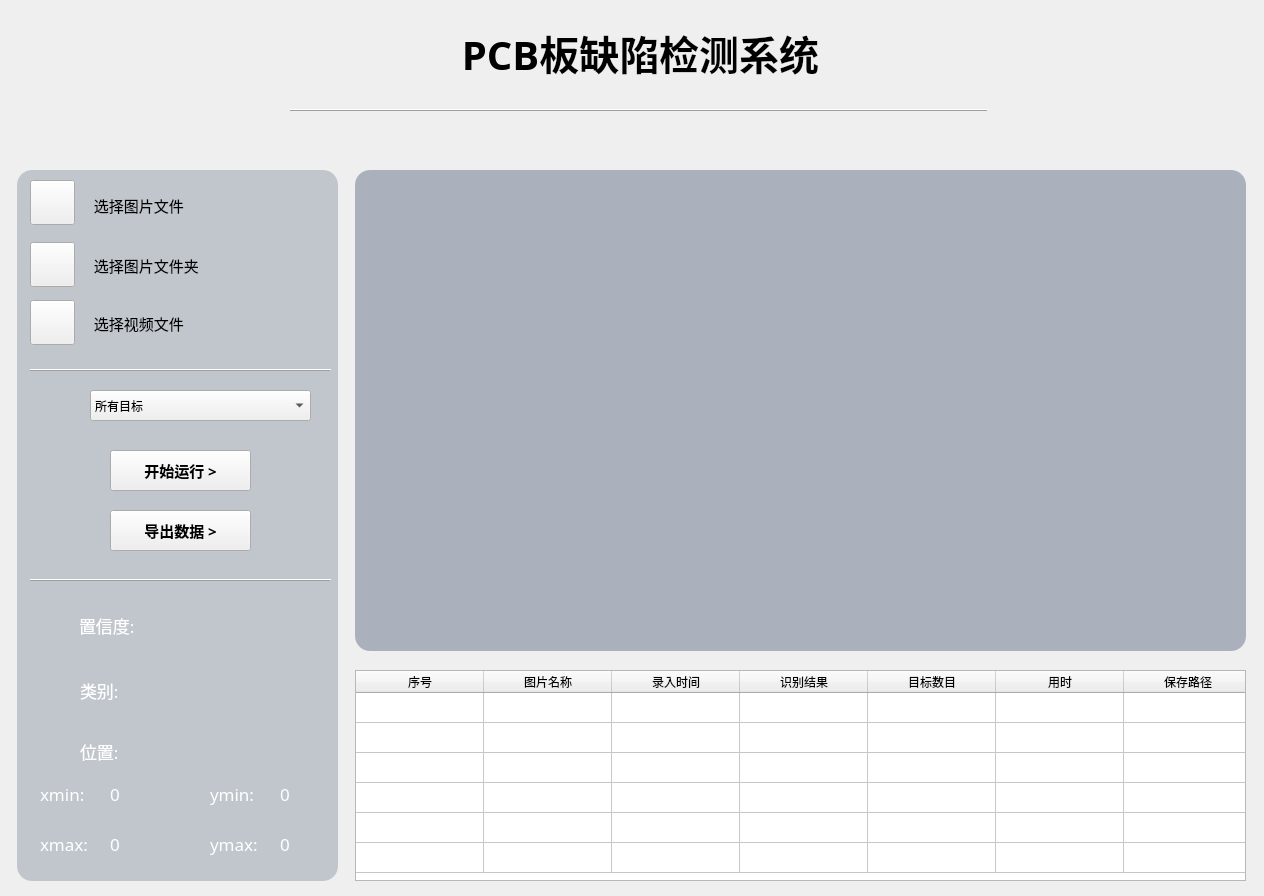
<?xml version="1.0" encoding="UTF-8"?>
<ui version="4.0">
 <class>MainWindow</class>
 <widget class="QMainWindow" name="MainWindow">
  <property name="windowModality">
   <enum>Qt::NonModal</enum>
  </property>
  <property name="enabled">
   <bool>true</bool>
  </property>
  <property name="geometry">
   <rect>
    <x>0</x>
    <y>0</y>
    <width>1264</width>
    <height>896</height>
   </rect>
  </property>
  <property name="minimumSize">
   <size>
    <width>1264</width>
    <height>896</height>
   </size>
  </property>
  <property name="maximumSize">
   <size>
    <width>1264</width>
    <height>896</height>
   </size>
  </property>
  <property name="font">
   <font>
    <family>仿宋</family>
   </font>
  </property>
  <property name="contextMenuPolicy">
   <enum>Qt::DefaultContextMenu</enum>
  </property>
  <property name="windowTitle">
   <string>基于深度学习的PCB板缺陷检测系统</string>
  </property>
  <property name="windowIcon">
   <iconset>
    <normaloff>icon/app.png</normaloff>icon/app.png</iconset>
  </property>
  <property name="autoFillBackground">
   <bool>false</bool>
  </property>
  <property name="styleSheet">
   <string notr="true">#centralwidget {background-image: url(&quot;D:/lg/BaiduSyncdisk/project/person_code/project_self/10_PCB_detect/code_yolov5/icon/background.jpg&quot;);}

</string>
  </property>
  <property name="locale">
   <locale language="Chinese" country="China"/>
  </property>
  <property name="setWindowFlags" stdset="0">
   <string>QtCore.Qt.FramelessWindowHint</string>
  </property>
  <property name="setAttribute" stdset="0">
   <string>QtCore.Qt.WA_TranslucentBackground</string>
  </property>
  <widget class="QWidget" name="centralwidget">
   <property name="font">
    <font>
     <family>黑体</family>
    </font>
   </property>
   <widget class="QLabel" name="label_title">
    <property name="geometry">
     <rect>
      <x>310</x>
      <y>22</y>
      <width>661</width>
      <height>61</height>
     </rect>
    </property>
    <property name="minimumSize">
     <size>
      <width>0</width>
      <height>0</height>
     </size>
    </property>
    <property name="maximumSize">
     <size>
      <width>10000</width>
      <height>10000</height>
     </size>
    </property>
    <property name="font">
     <font>
      <family>微软雅黑</family>
      <pointsize>30</pointsize>
      <weight>75</weight>
      <italic>false</italic>
      <bold>true</bold>
     </font>
    </property>
    <property name="styleSheet">
     <string notr="true">color: rgb(0,0,0);</string>
    </property>
    <property name="locale">
     <locale language="English" country="UnitedStates"/>
    </property>
    <property name="text">
     <string>PCB板缺陷检测系统</string>
    </property>
    <property name="alignment">
     <set>Qt::AlignCenter</set>
    </property>
   </widget>
   <widget class="QFrame" name="frame">
    <property name="geometry">
     <rect>
      <x>290</x>
      <y>100</y>
      <width>698</width>
      <height>20</height>
     </rect>
    </property>
    <property name="font">
     <font>
      <pointsize>9</pointsize>
     </font>
    </property>
    <property name="acceptDrops">
     <bool>true</bool>
    </property>
    <property name="toolTipDuration">
     <number>-2</number>
    </property>
    <property name="frameShape">
     <enum>QFrame::HLine</enum>
    </property>
    <property name="frameShadow">
     <enum>QFrame::Raised</enum>
    </property>
    <property name="lineWidth">
     <number>1</number>
    </property>
   </widget>
   <widget class="QLabel" name="label_img">
    <property name="geometry">
     <rect>
      <x>355</x>
      <y>170</y>
      <width>891</width>
      <height>481</height>
     </rect>
    </property>
    <property name="styleSheet">
     <string notr="true">background-color: rgba(122, 135, 154, 150);
border-radius: 15px;
</string>
    </property>
    <property name="text">
     <string/>
    </property>
    <property name="alignment">
     <set>Qt::AlignCenter</set>
    </property>
    <property name="wordWrap">
     <bool>false</bool>
    </property>
    <property name="margin">
     <number>0</number>
    </property>
    <property name="indent">
     <number>-1</number>
    </property>
    <property name="openExternalLinks">
     <bool>false</bool>
    </property>
   </widget>
   <widget class="QLabel" name="label_9">
    <property name="geometry">
     <rect>
      <x>80</x>
      <y>736</y>
      <width>111</width>
      <height>31</height>
     </rect>
    </property>
    <property name="font">
     <font>
      <family>黑体</family>
      <pointsize>13</pointsize>
     </font>
    </property>
    <property name="styleSheet">
     <string notr="true">color: rgb(255, 255, 255);</string>
    </property>
    <property name="text">
     <string>位置:</string>
    </property>
   </widget>
   <widget class="QLabel" name="label_xmin">
    <property name="geometry">
     <rect>
      <x>40</x>
      <y>780</y>
      <width>71</width>
      <height>27</height>
     </rect>
    </property>
    <property name="font">
     <font>
      <family>黑体</family>
      <pointsize>13</pointsize>
     </font>
    </property>
    <property name="styleSheet">
     <string notr="true">color: rgb(255, 255, 255);</string>
    </property>
    <property name="text">
     <string>xmin: </string>
    </property>
   </widget>
   <widget class="QLabel" name="label_19">
    <property name="geometry">
     <rect>
      <x>210</x>
      <y>780</y>
      <width>71</width>
      <height>27</height>
     </rect>
    </property>
    <property name="font">
     <font>
      <family>黑体</family>
      <pointsize>13</pointsize>
     </font>
    </property>
    <property name="styleSheet">
     <string notr="true">color: rgb(255, 255, 255);</string>
    </property>
    <property name="text">
     <string>ymin:</string>
    </property>
   </widget>
   <widget class="QLabel" name="label_20">
    <property name="geometry">
     <rect>
      <x>40</x>
      <y>830</y>
      <width>71</width>
      <height>27</height>
     </rect>
    </property>
    <property name="font">
     <font>
      <family>黑体</family>
      <pointsize>13</pointsize>
     </font>
    </property>
    <property name="styleSheet">
     <string notr="true">color: rgb(255, 255, 255);</string>
    </property>
    <property name="text">
     <string>xmax:</string>
    </property>
   </widget>
   <widget class="QLabel" name="label_21">
    <property name="geometry">
     <rect>
      <x>210</x>
      <y>830</y>
      <width>71</width>
      <height>27</height>
     </rect>
    </property>
    <property name="font">
     <font>
      <family>黑体</family>
      <pointsize>13</pointsize>
     </font>
    </property>
    <property name="styleSheet">
     <string notr="true">color: rgb(255, 255, 255);</string>
    </property>
    <property name="text">
     <string>ymax:</string>
    </property>
   </widget>
   <widget class="QLabel" name="label_23">
    <property name="geometry">
     <rect>
      <x>250</x>
      <y>197</y>
      <width>50</width>
      <height>27</height>
     </rect>
    </property>
    <property name="text">
     <string/>
    </property>
    <property name="pixmap">
     <pixmap>icon2/mubiaojiance.png</pixmap>
    </property>
    <property name="alignment">
     <set>Qt::AlignCenter</set>
    </property>
   </widget>
   <widget class="QLabel" name="label_24">
    <property name="geometry">
     <rect>
      <x>260</x>
      <y>240</y>
      <width>30</width>
      <height>30</height>
     </rect>
    </property>
    <property name="text">
     <string/>
    </property>
    <property name="pixmap">
     <pixmap>icon2/mubiaogenzong.png</pixmap>
    </property>
    <property name="alignment">
     <set>Qt::AlignCenter</set>
    </property>
   </widget>
   <widget class="QFrame" name="frame_3">
    <property name="geometry">
     <rect>
      <x>30</x>
      <y>360</y>
      <width>301</width>
      <height>20</height>
     </rect>
    </property>
    <property name="font">
     <font>
      <pointsize>9</pointsize>
     </font>
    </property>
    <property name="frameShape">
     <enum>QFrame::HLine</enum>
    </property>
    <property name="frameShadow">
     <enum>QFrame::Raised</enum>
    </property>
    <property name="lineWidth">
     <number>1</number>
    </property>
   </widget>
   <widget class="QFrame" name="frame_6">
    <property name="geometry">
     <rect>
      <x>30</x>
      <y>570</y>
      <width>301</width>
      <height>20</height>
     </rect>
    </property>
    <property name="font">
     <font>
      <pointsize>2</pointsize>
     </font>
    </property>
    <property name="frameShape">
     <enum>QFrame::HLine</enum>
    </property>
    <property name="frameShadow">
     <enum>QFrame::Raised</enum>
    </property>
    <property name="lineWidth">
     <number>1</number>
    </property>
    <property name="midLineWidth">
     <number>0</number>
    </property>
   </widget>
   <widget class="QLabel" name="label_25">
    <property name="geometry">
     <rect>
      <x>40</x>
      <y>395</y>
      <width>30</width>
      <height>30</height>
     </rect>
    </property>
    <property name="text">
     <string/>
    </property>
    <property name="alignment">
     <set>Qt::AlignCenter</set>
    </property>
   </widget>
   <widget class="QComboBox" name="comboBox">
    <property name="geometry">
     <rect>
      <x>90</x>
      <y>390</y>
      <width>221</width>
      <height>31</height>
     </rect>
    </property>
    <item>
     <property name="text">
      <string>所有目标</string>
     </property>
    </item>
   </widget>
   <widget class="QPushButton" name="pushButton_start">
    <property name="geometry">
     <rect>
      <x>110</x>
      <y>450</y>
      <width>141</width>
      <height>41</height>
     </rect>
    </property>
    <property name="font">
     <font>
      <family>黑体</family>
      <pointsize>11</pointsize>
      <weight>75</weight>
      <bold>true</bold>
     </font>
    </property>
    <property name="text">
     <string>开始运行 &gt;</string>
    </property>
   </widget>
   <widget class="QLabel" name="label_xmin_v">
    <property name="geometry">
     <rect>
      <x>110</x>
      <y>780</y>
      <width>51</width>
      <height>27</height>
     </rect>
    </property>
    <property name="font">
     <font>
      <family>黑体</family>
      <pointsize>13</pointsize>
     </font>
    </property>
    <property name="styleSheet">
     <string notr="true">color: rgb(255, 255, 255);</string>
    </property>
    <property name="locale">
     <locale language="English" country="UnitedStates"/>
    </property>
    <property name="text">
     <string>0</string>
    </property>
   </widget>
   <widget class="QLabel" name="label_xmax_v">
    <property name="geometry">
     <rect>
      <x>110</x>
      <y>830</y>
      <width>51</width>
      <height>27</height>
     </rect>
    </property>
    <property name="font">
     <font>
      <family>黑体</family>
      <pointsize>13</pointsize>
     </font>
    </property>
    <property name="styleSheet">
     <string notr="true">color: rgb(255, 255, 255);</string>
    </property>
    <property name="locale">
     <locale language="English" country="UnitedStates"/>
    </property>
    <property name="text">
     <string>0</string>
    </property>
   </widget>
   <widget class="QLabel" name="label_ymin_v">
    <property name="geometry">
     <rect>
      <x>280</x>
      <y>780</y>
      <width>51</width>
      <height>27</height>
     </rect>
    </property>
    <property name="font">
     <font>
      <family>黑体</family>
      <pointsize>13</pointsize>
     </font>
    </property>
    <property name="styleSheet">
     <string notr="true">color: rgb(255, 255, 255);</string>
    </property>
    <property name="locale">
     <locale language="English" country="UnitedStates"/>
    </property>
    <property name="text">
     <string>0</string>
    </property>
   </widget>
   <widget class="QLabel" name="label_ymax_v">
    <property name="geometry">
     <rect>
      <x>280</x>
      <y>830</y>
      <width>51</width>
      <height>27</height>
     </rect>
    </property>
    <property name="font">
     <font>
      <family>黑体</family>
      <pointsize>13</pointsize>
     </font>
    </property>
    <property name="styleSheet">
     <string notr="true">color: rgb(255, 255, 255);</string>
    </property>
    <property name="locale">
     <locale language="English" country="UnitedStates"/>
    </property>
    <property name="text">
     <string>0</string>
    </property>
   </widget>
   <widget class="QLabel" name="label_score">
    <property name="geometry">
     <rect>
      <x>190</x>
      <y>610</y>
      <width>131</width>
      <height>31</height>
     </rect>
    </property>
    <property name="font">
     <font>
      <family>黑体</family>
      <pointsize>13</pointsize>
     </font>
    </property>
    <property name="styleSheet">
     <string notr="true">color: rgb(255, 255, 255);</string>
    </property>
    <property name="locale">
     <locale language="English" country="UnitedStates"/>
    </property>
    <property name="text">
     <string/>
    </property>
   </widget>
   <widget class="QLabel" name="label_classes">
    <property name="geometry">
     <rect>
      <x>800</x>
      <y>690</y>
      <width>41</width>
      <height>31</height>
     </rect>
    </property>
    <property name="font">
     <font>
      <family>黑体</family>
      <pointsize>13</pointsize>
     </font>
    </property>
    <property name="styleSheet">
     <string notr="true">color: rgb(255, 255, 255);</string>
    </property>
    <property name="text">
     <string/>
    </property>
   </widget>
   <widget class="QWidget" name="layoutWidget">
    <property name="geometry">
     <rect>
      <x>500</x>
      <y>120</y>
      <width>255</width>
      <height>37</height>
     </rect>
    </property>
    <layout class="QHBoxLayout" name="horizontalLayout">
     <property name="spacing">
      <number>29</number>
     </property>
    </layout>
   </widget>
   <widget class="QLabel" name="label_img_path">
    <property name="geometry">
     <rect>
      <x>90</x>
      <y>190</y>
      <width>221</width>
      <height>30</height>
     </rect>
    </property>
    <property name="font">
     <font>
      <family>黑体</family>
      <pointsize>11</pointsize>
      <weight>50</weight>
      <bold>false</bold>
     </font>
    </property>
    <property name="toolTipDuration">
     <number>-1</number>
    </property>
    <property name="text">
     <string> 选择图片文件</string>
    </property>
    <property name="textFormat">
     <enum>Qt::AutoText</enum>
    </property>
   </widget>
   <widget class="QPushButton" name="pushButton_img">
    <property name="geometry">
     <rect>
      <x>30</x>
      <y>180</y>
      <width>45</width>
      <height>45</height>
     </rect>
    </property>
    <property name="text">
     <string/>
    </property>
    <property name="iconSize">
     <size>
      <width>40</width>
      <height>27</height>
     </size>
    </property>
   </widget>
   <widget class="QPushButton" name="pushButton_dir">
    <property name="geometry">
     <rect>
      <x>30</x>
      <y>242</y>
      <width>45</width>
      <height>45</height>
     </rect>
    </property>
    <property name="text">
     <string/>
    </property>
    <property name="iconSize">
     <size>
      <width>40</width>
      <height>27</height>
     </size>
    </property>
   </widget>
   <widget class="QLabel" name="label_dir_path">
    <property name="geometry">
     <rect>
      <x>90</x>
      <y>250</y>
      <width>221</width>
      <height>30</height>
     </rect>
    </property>
    <property name="font">
     <font>
      <family>黑体</family>
      <pointsize>11</pointsize>
      <weight>50</weight>
      <bold>false</bold>
     </font>
    </property>
    <property name="toolTipDuration">
     <number>-1</number>
    </property>
    <property name="text">
     <string> 选择图片文件夹</string>
    </property>
    <property name="textFormat">
     <enum>Qt::AutoText</enum>
    </property>
   </widget>
   <widget class="QPushButton" name="pushButton_video">
    <property name="geometry">
     <rect>
      <x>30</x>
      <y>300</y>
      <width>45</width>
      <height>45</height>
     </rect>
    </property>
    <property name="text">
     <string/>
    </property>
    <property name="iconSize">
     <size>
      <width>40</width>
      <height>27</height>
     </size>
    </property>
   </widget>
   <widget class="QLabel" name="label_video_path">
    <property name="geometry">
     <rect>
      <x>90</x>
      <y>308</y>
      <width>221</width>
      <height>30</height>
     </rect>
    </property>
    <property name="font">
     <font>
      <family>黑体</family>
      <pointsize>11</pointsize>
      <weight>50</weight>
      <bold>false</bold>
     </font>
    </property>
    <property name="toolTipDuration">
     <number>-1</number>
    </property>
    <property name="text">
     <string> 选择视频文件</string>
    </property>
    <property name="textFormat">
     <enum>Qt::AutoText</enum>
    </property>
   </widget>
   <widget class="QPushButton" name="pushButton_export">
    <property name="geometry">
     <rect>
      <x>110</x>
      <y>510</y>
      <width>141</width>
      <height>41</height>
     </rect>
    </property>
    <property name="font">
     <font>
      <family>黑体</family>
      <pointsize>11</pointsize>
      <weight>75</weight>
      <bold>true</bold>
     </font>
    </property>
    <property name="text">
     <string>导出数据 &gt;</string>
    </property>
   </widget>
   <widget class="QLabel" name="label_7">
    <property name="geometry">
     <rect>
      <x>80</x>
      <y>675</y>
      <width>81</width>
      <height>31</height>
     </rect>
    </property>
    <property name="font">
     <font>
      <family>黑体</family>
      <pointsize>13</pointsize>
     </font>
    </property>
    <property name="styleSheet">
     <string notr="true">color: rgb(255, 255, 255);</string>
    </property>
    <property name="locale">
     <locale language="English" country="UnitedStates"/>
    </property>
    <property name="text">
     <string>类别:</string>
    </property>
   </widget>
   <widget class="QLabel" name="label_6">
    <property name="geometry">
     <rect>
      <x>79</x>
      <y>605</y>
      <width>91</width>
      <height>41</height>
     </rect>
    </property>
    <property name="font">
     <font>
      <family>黑体</family>
      <pointsize>13</pointsize>
     </font>
    </property>
    <property name="styleSheet">
     <string notr="true">color: rgb(255, 255, 255);</string>
    </property>
    <property name="locale">
     <locale language="English" country="UnitedStates"/>
    </property>
    <property name="text">
     <string>置信度:</string>
    </property>
   </widget>
   <widget class="QTableWidget" name="tableWidget_info">
    <property name="geometry">
     <rect>
      <x>355</x>
      <y>670</y>
      <width>891</width>
      <height>211</height>
     </rect>
    </property>
    <property name="font">
     <font>
      <family>黑体</family>
     </font>
    </property>
    <property name="locale">
     <locale language="English" country="UnitedStates"/>
    </property>
    <property name="lineWidth">
     <number>0</number>
    </property>
    <property name="verticalScrollBarPolicy">
     <enum>Qt::ScrollBarAlwaysOff</enum>
    </property>
    <property name="horizontalScrollBarPolicy">
     <enum>Qt::ScrollBarAlwaysOff</enum>
    </property>
    <property name="autoScroll">
     <bool>false</bool>
    </property>
    <property name="editTriggers">
     <set>QAbstractItemView::NoEditTriggers</set>
    </property>
    <property name="verticalScrollMode">
     <enum>QAbstractItemView::ScrollPerPixel</enum>
    </property>
    <property name="horizontalScrollMode">
     <enum>QAbstractItemView::ScrollPerPixel</enum>
    </property>
    <property name="showGrid">
     <bool>true</bool>
    </property>
    <property name="gridStyle">
     <enum>Qt::CustomDashLine</enum>
    </property>
    <property name="sortingEnabled">
     <bool>false</bool>
    </property>
    <property name="wordWrap">
     <bool>true</bool>
    </property>
    <property name="cornerButtonEnabled">
     <bool>true</bool>
    </property>
    <property name="rowCount">
     <number>6</number>
    </property>
    <property name="columnCount">
     <number>7</number>
    </property>
    <property name="sectionResizeMode" stdset="0">
     <string>QHeaderView::ResizeToContents</string>
    </property>
    <attribute name="horizontalHeaderVisible">
     <bool>true</bool>
    </attribute>
    <attribute name="horizontalHeaderCascadingSectionResizes">
     <bool>false</bool>
    </attribute>
    <attribute name="horizontalHeaderMinimumSectionSize">
     <number>30</number>
    </attribute>
    <attribute name="horizontalHeaderDefaultSectionSize">
     <number>128</number>
    </attribute>
    <attribute name="horizontalHeaderShowSortIndicator" stdset="0">
     <bool>false</bool>
    </attribute>
    <attribute name="verticalHeaderVisible">
     <bool>false</bool>
    </attribute>
    <attribute name="verticalHeaderCascadingSectionResizes">
     <bool>false</bool>
    </attribute>
    <row/>
    <row/>
    <row/>
    <row/>
    <row/>
    <row/>
    <column>
     <property name="text">
      <string>序号</string>
     </property>
    </column>
    <column>
     <property name="text">
      <string>图片名称</string>
     </property>
    </column>
    <column>
     <property name="text">
      <string>录入时间</string>
     </property>
    </column>
    <column>
     <property name="text">
      <string>识别结果</string>
     </property>
    </column>
    <column>
     <property name="text">
      <string>目标数目</string>
     </property>
    </column>
    <column>
     <property name="text">
      <string>用时</string>
     </property>
    </column>
    <column>
     <property name="text">
      <string>保存路径</string>
     </property>
    </column>
   </widget>
   <widget class="QLabel" name="label_class">
    <property name="geometry">
     <rect>
      <x>190</x>
      <y>670</y>
      <width>131</width>
      <height>31</height>
     </rect>
    </property>
    <property name="font">
     <font>
      <family>黑体</family>
      <pointsize>13</pointsize>
     </font>
    </property>
    <property name="styleSheet">
     <string notr="true">color: rgb(255, 255, 255);</string>
    </property>
    <property name="locale">
     <locale language="English" country="UnitedStates"/>
    </property>
    <property name="text">
     <string/>
    </property>
   </widget>
   <widget class="QLabel" name="label_control">
    <property name="geometry">
     <rect>
      <x>17</x>
      <y>170</y>
      <width>321</width>
      <height>711</height>
     </rect>
    </property>
    <property name="styleSheet">
     <string notr="true">background-color: rgba(122, 135, 154, 100);
border-radius: 15px;
</string>
    </property>
    <property name="text">
     <string/>
    </property>
   </widget>
   <zorder>label_control</zorder>
   <zorder>label_title</zorder>
   <zorder>frame</zorder>
   <zorder>label_img</zorder>
   <zorder>label_9</zorder>
   <zorder>label_xmin</zorder>
   <zorder>label_19</zorder>
   <zorder>label_20</zorder>
   <zorder>label_21</zorder>
   <zorder>label_23</zorder>
   <zorder>label_24</zorder>
   <zorder>frame_3</zorder>
   <zorder>frame_6</zorder>
   <zorder>label_25</zorder>
   <zorder>comboBox</zorder>
   <zorder>pushButton_start</zorder>
   <zorder>label_xmin_v</zorder>
   <zorder>label_xmax_v</zorder>
   <zorder>label_ymin_v</zorder>
   <zorder>label_ymax_v</zorder>
   <zorder>label_score</zorder>
   <zorder>label_classes</zorder>
   <zorder>layoutWidget</zorder>
   <zorder>label_img_path</zorder>
   <zorder>pushButton_img</zorder>
   <zorder>pushButton_dir</zorder>
   <zorder>label_dir_path</zorder>
   <zorder>pushButton_video</zorder>
   <zorder>label_video_path</zorder>
   <zorder>pushButton_export</zorder>
   <zorder>label_7</zorder>
   <zorder>label_6</zorder>
   <zorder>tableWidget_info</zorder>
   <zorder>label_class</zorder>
  </widget>
 </widget>
 <resources/>
 <connections/>
</ui>
